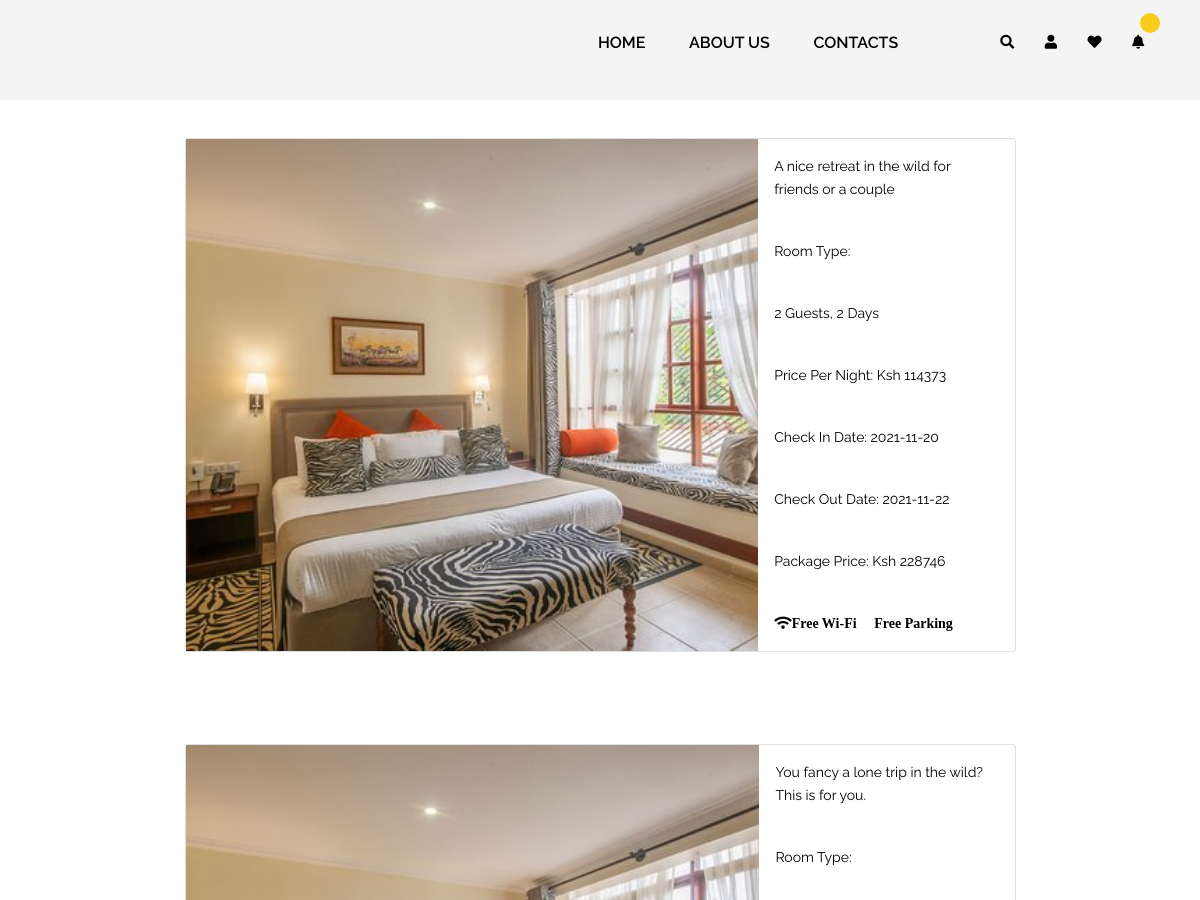
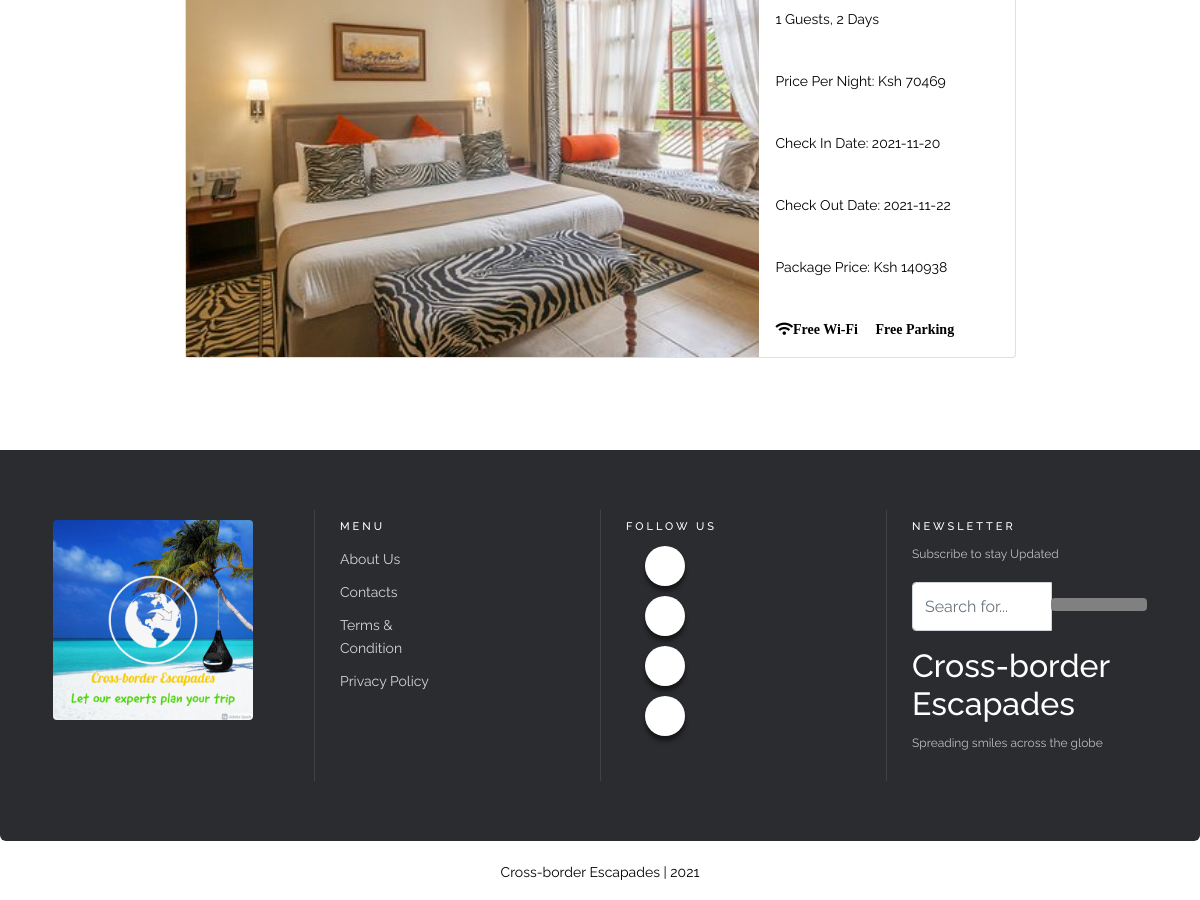
The app's page /packages/accomodation.php?hotelID=6 with its own data (2 pictures, top to bottom).
### tables this page shows
CREATE TABLE `package_table` (
  `packageID` int(255) NOT NULL,
  `packageDescription` varchar(100) NOT NULL,
  `packageImage` varchar(500) DEFAULT NULL,
  `hotelID` bigint(255) NOT NULL,
  `roomID` int(10) NOT NULL,
  `noOfGuests` int(100) NOT NULL,
  `pricePerGuest` double NOT NULL,
  `noOfDays` int(100) NOT NULL,
  `checkInDate` date NOT NULL,
  `checkOutDate` date NOT NULL,
  `status` enum('Booked',' Available') NOT NULL,
  `categoryID` int(10) NOT NULL,
  `is_deleted` int(11) NOT NULL DEFAULT 0
);

### packages/phpMethods.php (called while the page is built, shortened)
<?php
function dbPortInfo(){
	$dbport = "3307";
	return ($dbport);
}
function connect(){
	$dbserver = "localhost";
	$dbuser = "root";
	$dbpass = "";
	$dbname = "travelagency";
	$dbport = dbPortInfo();
	$link=mysqli_connect($dbserver,$dbuser,$dbpass,$dbname,$dbport) or die("Could not connect".mysqli_connect_error());
	return ($link);
}
function getData($sql){
	$link=connect();
	$result=mysqli_query($link,$sql);
	while ($row=mysqli_fetch_array($result,MYSQLI_ASSOC)) {
		$rows[]=$row;
	}
	return $rows;
}
 ?>

### packages/accomodation.php (the view, shortened to what this page needs)
<!doctype html>
<html lang="en">
  <head>
    <link href="https://cdn.jsdelivr.net/npm/bootstrap@5.1.3/dist/css/bootstrap.min.css" rel="stylesheet">
  <link rel="stylesheet" type="text/css" href="css/accom.css">
   <link rel="stylesheet" href="https://cdnjs.cloudflare.com/ajax/libs/font-awesome/5.15.3/css/all.min.css">
  </head>
  <body>
<header class="header trans_300">
  <div class="main_nav_container">
    <div class="container">
      <div class="row">
        <div class="col-lg-12 text-right">
          <div class="logo_container">
            <nav class="navbar">
              <ul class="navbar_menu">
                <li><a href="#">Home</a></li>
                <li><a href="#">About Us</a></li>
                <li><a href="#">Contacts</a></li>
              </ul>
              <ul class="navbar_user">
               <li><a href="#"><i class="fa fa-search" arial-hidden="true"></i></a></li>
               <li><a href="#"><i class="fa fa-user" arial-hidden="true"></i></a></li>
               <li><a href="#"><i class="fa fa-heart" aria-hidden="true"></i></a></li>
               <li class="checkout">
                 <a href="#">
                   <i class="fa fa-bell" aria-hidden="true"></i>
                     <span id="checkout_items" class="checkout_items"></span>
                 </a>
               </li>
              </ul>
            </nav>
          </div>
        </div>
      </div>
    </div>
  </div>
</header>
<br><br><br>
<br><br><br>
  <?php
        $hotelID=$_GET["hotelID"];
        require_once("phpMethods.php");
        $sql_Select="SELECT * FROM package_table WHERE hotelID='$hotelID';";
        $data=getData($sql_Select);
        for($i=0;$i<count($data);$i++){
          $packageDescription=$data[$i]["packageDescription"];
          $noOfGuests=$data[$i]["noOfGuests"];
          $pricePerGuest=$data[$i]["pricePerGuest"];
          $noOfDays=$data[$i]["noOfDays"];
          $checkInDate=$data[$i]["checkInDate"];
          $checkOutDate=$data[$i]["checkOutDate"];
          $totalPricePerNight= $pricePerGuest * $noOfGuests;
          $totalPrice=$totalPricePerNight * $noOfDays;
          echo "
          <div class=\"container\">
          <div class=\"row px-3\">
            <div class=\"col-lg-10 col-xl-9 card flex-row mx-auto px-0\">
              <div class=\"img-left d-none d-md-flex\">
                <img src=\"images/room2.jpg\" height=\"400px\" width=\"400px\">
              </div>
          <div class=\"card-body\">
            <div>
              <p>$packageDescription</p><br>
              <p>Room Type: </p><br>
              <p>$noOfGuests Guests, $noOfDays Days </p><br>
              <p>Price Per Night: Ksh $totalPricePerNight</p><br>
              <p>Check In Date: $checkInDate</p><br>
              <p>Check Out Date: $checkOutDate</p><br>
              <p> Package Price:  Ksh $totalPrice</p>
            </div>
             <br>
            <div class=\"amenities\">
              <i class=\"fa fa-wifi\">Free Wi-Fi</i>
              <i class=\"fa fa-product-hunt\">Free Parking</i>
            </div>
        </div>
      </div>
    </div>
  </div>
<br><br><br><br>
";
        }
  ?>
<footer class="footer-bs">
  <div class="row">
      <div class="col-md-3 footer-brand animated fadeInLeft">
          <div class="col-md-6">
              <div class="row">
                  <div class="col-md-7">
               <center>
                      <img src="images/LOGO.jpg" height="200" class="rounded">
                  </center>
              </div>
              </div>
        </div>
          </div>
      <div class="col-md-3 footer-nav animated fadeInUp">
          <h4>Menu </h4>
          <div class="col-md-6 ">
              <ul class="list">
                  <li><a href="#" style="text-decoration:none;">About Us</a></li>
                  <li><a href="#">Contacts</a></li>
                  <li><a href="#">Terms & Condition</a></li>
                  <li><a href="#">Privacy Policy</a></li>
              </ul>
          </div>
      </div>
      <div class="col-md-3 footer-social animated fadeInDown">
          <h4>Follow Us</h4>
          <ul>
              <ul id="social-medialist">
              <li id="social-medialistitem"><a href="https://facebook.com/" id="icon"><i class="fa fa-facebook"></i></a></li>
              <li id="social-medialistitem"><a href="https://fa-twitter.com/" id="icon"><i class="fa fa-twitter"></i></a></li>
              <li id="social-medialistitem"><a href="https://instagram.com/" id="icon"><i class="fa fa-instagram"></i></a></li>
              <li id="social-medialistitem"><a href="https://fa-linkedin.com/" id="icon"><i class="fa fa-linkedin"></i></a></li>
          </ul>
      </div>
      <div class="col-md-3 footer-ns animated fadeInRight">
          <h4>Newsletter</h4>
          <p>Subscribe to stay Updated</p>
              <div class="input-group">
                <input type="text" class="form-control" placeholder="Search for...">
                <span class="input-group-btn">
                  <button class="btn btn-default" type="button"><span class="glyphicon glyphicon-envelope"></span></button>
                </span>
              </div>
           <h2> Cross-border Escapades</h2>
          <p> Spreading smiles across the globe</p>
      </div>
  </div>
</footer>
<section style="text-align:center; margin:10px auto;"><p> Cross-border Escapades | 2021  </p></section>
  </body>
</html>

### packages/css/accom.css (style rules this page uses)
* { margin: 0; padding: 0; }
body { font-family: 'Raleway', sans-serif; font-size: 14px; line-height: 23px; font-weight: 400; background: #ffffff; color: black; }
.btn { display: inline-block; margin-top: 1rem; margin-bottom: 20px; background-color: gray; color:#fff; padding:.4rem 3rem; border:.2rem solid var(--black); cursor: pointer; font-size: 1rem; }
.header { position: fixed; top: 0; left: 0; width: 100%; background: #ffffff; z-index: 10; }
.main_nav_container { width: 100%; background-color:#f4f4f4; box-shadow: 0 0 16px rgba(0,0,0,.015); }
.navbar { width: auto; height: 100px; float: right; padding-left: 0px; padding-right: 0px; }
.navbar_menu li { display: inline-block; text-decoration: none; }
.navbar_menu li a { display: block; color: black; font-size: 16px; font-weight: 600; text-transform: uppercase; padding: 20px; text-decoration: none; transition: color 0.3 ease; }
.navbar_user { margin-left: 37px; }
.navbar_user li { display: inline-block; text-align: center; text-decoration: none; }
.navbar_user li a { display: flex; flex-direction: column; justify-content: center; align-items: center; position: relative; width: 40px; height: 40px; color: black; transition: color 0.3s ease; text-decoration: none; }
.checkout { color: black; }
.checkout a { border-radius: 50%; }
.checkout_items { display: flex; flex-direction: column; justify-content: center; align-items: center; position: absolute; top: -9px; left: 22px; width: 20px; height: 20px; border-radius: 50%; background-color: #F8CC1D; font-size: 12px; color:#ffffff; text-decoration: none; }
.container { display: flex; flex-wrap: wrap; gap:2rem; }
.container .row { border-radius: .10px; overflow: hidden; width: 2400px; }
.container .row img { height: 100%; width:100%; object-fit: cover; }
.footer-bs { background-color: #2b2c30; padding: 60px 40px; color: rgba(255,255,255,1.00); margin-bottom: 20px; border-bottom-right-radius: 6px; border-top-left-radius: 0px; border-bottom-left-radius: 6px; }
.footer-bs .footer-brand, .footer-bs .footer-nav, .footer-bs .footer-social, .footer-bs .footer-ns { padding:10px 25px; }
.footer-bs .footer-nav, .footer-bs .footer-social, .footer-bs .footer-ns { border-color: transparent; }
.footer-bs .footer-nav h4 { font-size: 11px; text-transform: uppercase; letter-spacing: 3px; margin-bottom:10px; }
.footer-bs .footer-nav ul.list { list-style:none; padding:0px; }
.footer-bs .footer-nav ul.list li { padding:5px 0px; }
.footer-bs .footer-nav ul.list a { text-decoration:none; color:rgba(255,255,255,0.80); }
.footer-bs .footer-social ul { list-style:none; padding:0px; }
.footer-bs .footer-social h4 { font-size: 11px; text-transform: uppercase; letter-spacing: 3px; }
.footer-bs .footer-social li { padding:5px 4px; }
.footer-bs .footer-social a { color:rgba(255,255,255,1.00); }
.footer-bs .footer-ns h4 { font-size: 11px; text-transform: uppercase; letter-spacing: 3px; margin-bottom:10px; }
.footer-bs .footer-ns p { font-size:12px; color:rgba(255,255,255,0.70); }
@media (min-width: 768px) { .footer-bs .footer-nav, .footer-bs .footer-social, .footer-bs .footer-ns { border-left:solid 1px rgba(255,255,255,0.10); } }
#social-medialist { position: bottom; padding: 0; float: left; }
#social-medialistitem { list-style: none; margin: 0 15px; }
#social-medialistitem .fa { font-size: 20px; line-height: 40px; transition: .6s; color: white; }
#icon { position: relative; display: block; width: 40px; border-radius: 50%; background-color: #fff; text-align: center; transition: .6s; box-shadow: 0 5px 4px rgba(0,0,0,.5); }

### records on screen
package_table: packageDescription "A nice retreat in the wild for friends or a couple", noOfGuests "2", noOfDays "2", totalPricePerNight "114373", checkInDate "2021-11-20", checkOutDate "2021-11-22", totalPrice "228746"
package_table: packageDescription "You fancy a lone trip in the wild?This is for you.", noOfGuests "1", noOfDays "2", pricePerGuest "70469", checkInDate "2021-11-20", checkOutDate "2021-11-22", totalPrice "140938"
